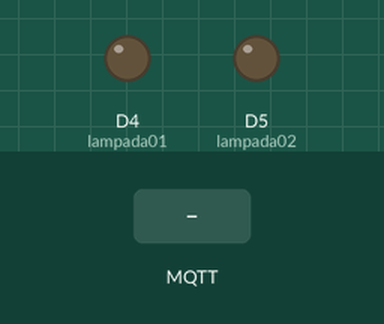
Simulated run of this sketch. Board: ESP8266 (NodeMCU). On the bench: output pins drawn as LEDs (lit = HIGH). Inputs (shaded band) come from the test bench. WiFi joins after 1.5 s; servers stay silent unless stated; no MQTT or app messages arrive unless stated; what the sketch prints to the serial monitor is not drawn.

Above: at 3.7 s.
3.8 s: MQTT message "0" arrives on the first subscribed topic
At 4.7 s:
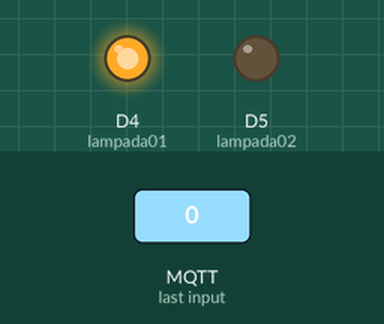
5.3 s: MQTT message "0" arrives on the second subscribed topic
At 5.8 s:
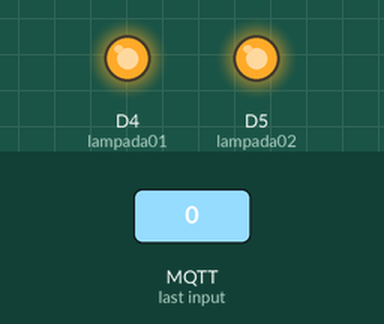
6.8 s: MQTT message "1" arrives on the first subscribed topic
At 8.0 s:
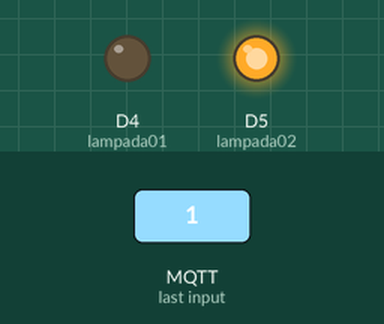
8.3 s: MQTT message "1" arrives on the second subscribed topic
At 9.3 s:
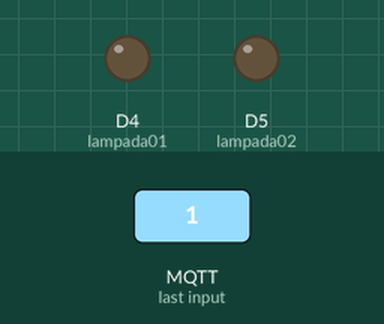
Timing chart, 0 to 10.8 s (numbered marks = the images above; inputs shaded):
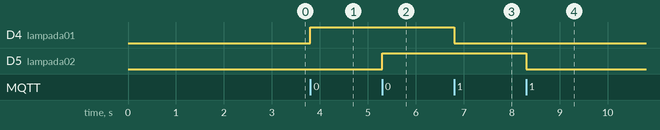

Measured:
- after the input at 3.8 s, D4 (lampada01): LOW → HIGH at once
- after the input at 5.3 s, D5 (lampada02): LOW → HIGH at once
- after the input at 6.8 s, D4 (lampada01): HIGH → LOW at once
- after the input at 8.3 s, D5 (lampada02): HIGH → LOW at once

The sketch:

auto-mqtt-dash.ino
```cpp
/*
  Automação Residencial - MQTT Dash e NodeMCU
  Hardware Utilizado: Nodemcu v1.0, DHT11, Módulo relé 2 canais, 2 lâmpadas AC para teste acionamento
  Autor: Yhan Christian Souza Silva - data: 13/10/2018
*/

// -- Bibliotecas Auxilares --
#include <ESP8266WiFi.h>
#include <PubSubClient.h>
#include "DHT.h"

// -- Hardware --

#define lampada01 D4
#define lampada02 D5
#define DHTPIN D7
#define DHTTYPE DHT11

DHT dht(DHTPIN, DHTTYPE);


// -- Definições de Rede e conexão MQTT --

const char *ssid = "Seu SSID";
const char *password = "Sua Senha";

/* Dados do CloudMQTT e tópico do MQTT Dash
   Lembre-se que se um destes valores estiver incorreto
   O NodeMCU não enviará dados para MQTT Dash.
*/

const char* cloudMQTTServer = "Server da Instância CloudMQTT";
const char* cloudMQTTUser = "User da Instância CloudMQTT";
const char* cloudMQTTPassword = "Senha da Instância CloudMQTT";
const int cloudMQTTPort = 17770;

const char* MQTTDashTemp = "temperatura";
const char* MQTTDashHum = "umidade";
const char* MQTTDashLamp01 = "lampada01";
const char* MQTTDashLamp02 = "lampada02";


// -- Instância objetos --

WiFiClient myClient;
PubSubClient client(myClient);

// -- Variáveis e constantes --

long lastMillis;
const long interval = 30000;

// -- Escopo funções auxiliares --

void connectToWiFi();
void connectToBrokerMQTT();
void reconnectToBrokerMQTT();
void callback(String topic, byte* message, unsigned int length);
void sendSensorData();


// -- Setup --

void setup() {
  Serial.begin(115200);
  pinMode(lampada01, OUTPUT);
  pinMode(lampada02, OUTPUT);
  connectToWiFi();
  connectToBrokerMQTT();
  dht.begin();
}


// -- Loop para reconectar ao Broker e enviar dados do sensor a cada 30s --

void loop() {
  if (!client.connected()) reconnectToBrokerMQTT();
  if (millis() - lastMillis >= interval) {
    sendSensorData();
    lastMillis = millis();
  }
  client.loop();
}

// -- Funções auxiliares --


// -- Fornece as credenciais e conecta a rede --

void connectToWiFi() {
  Serial.println("Conectando a rede: ");
  Serial.println(ssid);
  WiFi.begin(ssid, password);
  while (WiFi.status() != WL_CONNECTED) {
    delay(500);
    Serial.print(".");
  }
  Serial.println("");
  Serial.println("Conectado!");
  Serial.print("IP: ");
  Serial.println(WiFi.localIP());
  delay(1000);
}

// -- Realiza a primeira conexão ao Broker --

void connectToBrokerMQTT() {
  client.setServer(cloudMQTTServer, cloudMQTTPort);
  client.setCallback(callback);
  while (!client.connected()) {
    Serial.println("Conectando ao broker MQTT");
    if (client.connect("NodeMCU Client", cloudMQTTUser, cloudMQTTPassword)) Serial.println("Conectado com sucesso!");
    else {
      Serial.print("Falha estado: ");
      Serial.println(client.state());
      delay(3000);
    }
  }
  client.subscribe(MQTTDashLamp01, 1); // Subscreve valor lâmpada 01 QoS 1
  client.subscribe(MQTTDashLamp02, 1); // Subscreve valor lâmpada 02 QoS 1
}

// -- Reconecta ao Broker e verifica mensagens de erro --

void reconnectToBrokerMQTT() {
  while (!client.connected()) {
    Serial.println("Tentando conexão ao broker MQTT");

    boolean connectedToBroker = strlen(cloudMQTTUser) > 0 ?
                                client.connect("NodeMCU Client", cloudMQTTUser, cloudMQTTPassword) :
                                client.connect("NodeMCU Client");

    if (connectedToBroker)  {
      Serial.println("Conectado com sucesso!");
      client.subscribe(MQTTDashLamp01, 1); // Subscreve valor lâmpada 01 QoS 1
      client.subscribe(MQTTDashLamp02, 1); // Subscreve valor lâmpada 02 QoS 1
    }
    else {
      Serial.println("Falha durante a conexão erro#code: ");
      Serial.println(String(client.state()).c_str());
      Serial.println("Tentando conexão novamente em 15s");
      delay(15000);
    }
  }
}

/* Verificar tópico para subescrever alterando o estado lâmpada 01 ou lâmpada 02,conforme mensagem
    TÓPICO: lampada01 1 - LIGADO 0 - DESLIGADO
    TÓPICO: lampada02 1 - LIGADO 0 - DESLIGADO

    Vale lembrar que o módulo relé trabalha com nível baixo, por isso LOW (A LÂMPADA LIGA)
*/

void callback(String topic, byte* message, unsigned int length) {
  message[length] = '\0';
  String messageTopic = String((char*)message);
  Serial.print("Mensagem recebida no tópico: ");
  Serial.print(topic);
  Serial.print(" | ");
  Serial.print("Mensagem: ");
  Serial.println(messageTopic);

  if (topic == MQTTDashLamp01) {
    if (messageTopic == "1") {
      digitalWrite(lampada01, LOW);
      Serial.print("LÂMPADA 01 - LIGADA");
    }
    else if (messageTopic == "0") {
      digitalWrite(lampada01, HIGH);
      Serial.print("LÂMPADA 01 - DESLIGADA");
    }
  }

  if (topic == MQTTDashLamp02) {
    if (messageTopic == "1") {
      digitalWrite(lampada02, LOW);
      Serial.print("LÂMPADA 02 - LIGADA");
    }
    else if (messageTopic == "0") {
      digitalWrite(lampada02, HIGH);
      Serial.print("LÂMPADA 02 - DESLIGADA");
    }
  }
  Serial.println();
}

/* FAz leitura do sensor DHT converte o valor para caractere
   publica o valor de temperatura no tópico temperatura
   pulica o valor de umidade no tópico umidade
*/

void sendSensorData() {
  char msgTempMQTT[10];
  char msgHumMQTT[10];
  float leituraTemperatura = dht.readTemperature();
  float leituraUmidade = dht.readHumidity();
  if (isnan(leituraTemperatura) || isnan(leituraUmidade)) Serial.print("Falha leitura sensor DHT11");
  else {
    Serial.print("Temperatura: ");
    Serial.print(leituraTemperatura);
    dtostrf(leituraTemperatura, 10, 0, msgTempMQTT);
    client.publish(MQTTDashTemp, msgTempMQTT);
    Serial.print(" | ");
    Serial.print("Umidade: ");
    Serial.println(leituraUmidade);
    dtostrf(leituraUmidade, 10, 0, msgHumMQTT);
    client.publish(MQTTDashHum, msgHumMQTT);
  }
}
```
